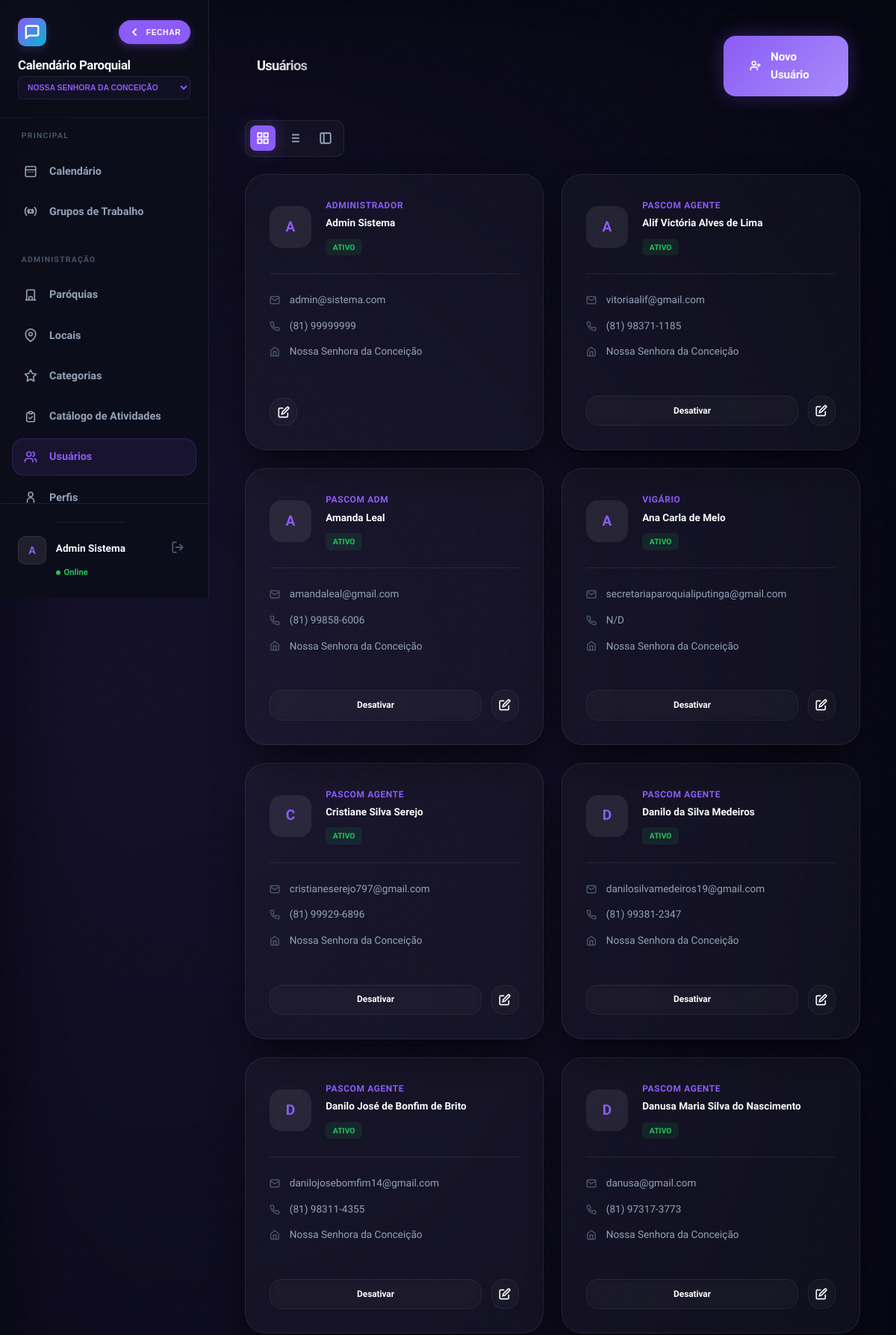
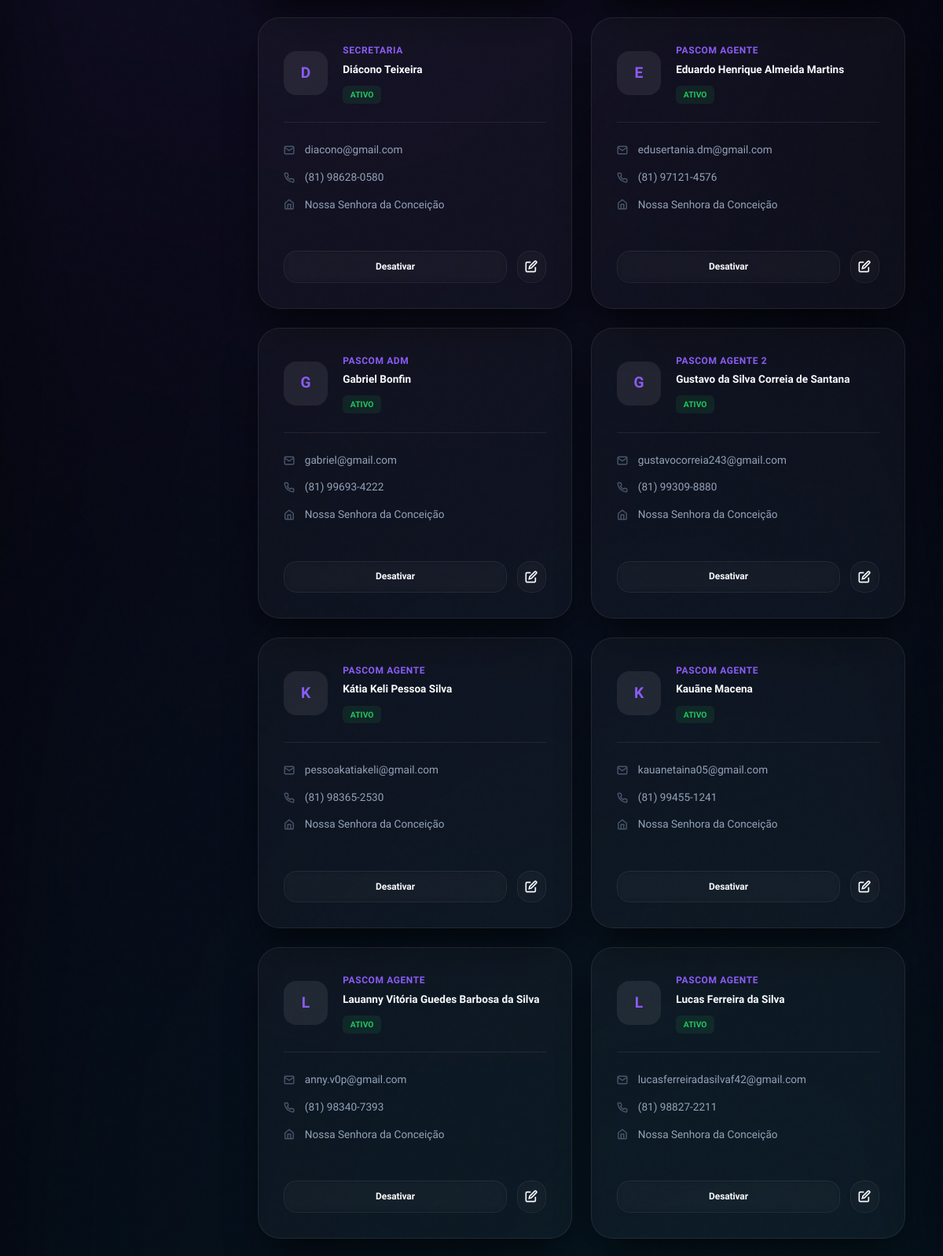
/usuarios.php?error=notfound (signed in, upper part), run on the app's committed database (2 pictures, top to bottom).
### tables this page shows
CREATE TABLE `usuarios` (
  `id` int(10) unsigned NOT NULL AUTO_INCREMENT,
  `nome` varchar(255) NOT NULL,
  `email` varchar(255) NOT NULL,
  `senha` varchar(255) NOT NULL,
  `perfil_id` int(10) unsigned DEFAULT NULL,
  `paroquia_id` int(10) unsigned DEFAULT NULL,
  `sexo` varchar(20) DEFAULT NULL,
  `telefone` varchar(20) DEFAULT NULL,
  `palavra_chave` varchar(255) DEFAULT NULL,
  `ativo` tinyint(1) DEFAULT 1,
  `perm_criar_eventos` tinyint(1) DEFAULT 0,
  `perm_editar_eventos` tinyint(1) DEFAULT 0,
  `perm_excluir_eventos` tinyint(1) DEFAULT 0,
  `perm_ver_restritos` tinyint(1) DEFAULT 0,
  `perm_cadastrar_usuario` tinyint(1) DEFAULT 0,
  `perm_admin_usuarios` tinyint(1) DEFAULT 0,
  `perm_ver_logs` tinyint(1) DEFAULT 0,
  `data_criacao` timestamp NULL DEFAULT current_timestamp(),
  `ultimo_login` timestamp NULL DEFAULT NULL,
  `data_nascimento` date DEFAULT NULL,
  `foto_perfil` varchar(255) DEFAULT NULL,
  `nivel_acesso` int(10) DEFAULT 0,
  `perfil_nome` varchar(50) DEFAULT NULL,
  `perm_ver_calendario` tinyint(1) DEFAULT 1,
  `perm_admin_sistema` tinyint(1) DEFAULT 0,
  `perm_gerenciar_catalogo` tinyint(1) DEFAULT 0,
  `perm_gerenciar_grupos` tinyint(1) DEFAULT 0,
  PRIMARY KEY (`id`),
  UNIQUE KEY `email` (`email`),
  KEY `fk_usuario_perfil` (`perfil_id`),
  KEY `fk_usuario_paroquia` (`paroquia_id`),
  CONSTRAINT `fk_usuario_paroquia` FOREIGN KEY (`paroquia_id`) REFERENCES `paroquias` (`id`) ON DELETE SET NULL,
  CONSTRAINT `fk_usuario_perfil` FOREIGN KEY (`perfil_id`) REFERENCES `perfis` (`id`) ON DELETE SET NULL
);

CREATE TABLE `paroquias` (
  `id` int(10) unsigned NOT NULL AUTO_INCREMENT,
  `nome` varchar(255) NOT NULL,
  `cidade` varchar(100) DEFAULT NULL,
  `estado` char(2) DEFAULT NULL,
  `diocese` varchar(255) DEFAULT NULL,
  `ativo` tinyint(1) DEFAULT 1,
  `data_criacao` timestamp NULL DEFAULT current_timestamp(),
  PRIMARY KEY (`id`)
);

### config.php (called while the page is built, shortened)
<?php
function can(string $permission): bool {
    if (has_level(0) || ($_SESSION['usuario_id'] ?? 0) === 1) {
        return true;
    }
    return isset($_SESSION['perms'][$permission]) && (bool)$_SESSION['perms'][$permission] === true;
}
function has_level(int $min_level): bool {
    return isset($_SESSION['usuario_nivel']) && (int)$_SESSION['usuario_nivel'] <= $min_level;
}
function h(mixed $v): string {
    return htmlspecialchars((string)($v ?? ''), ENT_QUOTES, 'UTF-8');
}
?>

### functions.php (called while the page is built, shortened)
<?php
require_once __DIR__ . '/config.php';
function current_paroquia_id(): int {
    return (int)($_SESSION['paroquia_id'] ?? 0);
}
?>

### usuarios.php (the view, shortened to what this page needs)
<?php
require_once 'functions.php';
$pid = current_paroquia_id();
$can_edit = can('admin_usuarios');
$is_master = has_level(0);
$my_user_id = (int)($_SESSION['usuario_id'] ?? 0);
$my_level = (int)($_SESSION['usuario_nivel'] ?? 99);
$can_manage_users_by_level = $is_master || $my_level <= 3;
$my_group_ids = getUserGroups($conn, $my_user_id, $pid);
$todos_group_id = getDefaultTodosGroupId($conn, $pid);
if ($todos_group_id > 0) {
    $my_group_ids = array_values(array_filter(
        $my_group_ids,
        static fn(int $gid): bool => $gid !== $todos_group_id
    ));
}
$where = [];
$params = [];
$types = "";
if (!$is_master) {
    $where[] = "u.paroquia_id = ?";
    $params[] = $pid;
    $types .= "i";
    $where[] = "(u.id = ? OR (u.id <> 1 AND u.nivel_acesso >= ?))";
    $params[] = $my_user_id;
    $params[] = $my_level;
    $types .= "ii";
    if (!empty($my_group_ids)) {
        $groupPlaceholders = implode(',', array_fill(0, count($my_group_ids), '?'));
        $where[] = "(u.id = ? OR EXISTS (
            SELECT 1
            FROM usuario_grupos ug
            WHERE ug.usuario_id = u.id
              AND ug.paroquia_id = u.paroquia_id
              AND ug.grupo_id IN ($groupPlaceholders)
        ))";
        $params[] = $my_user_id;
        $types .= "i";
        foreach ($my_group_ids as $gid) {
            $params[] = (int)$gid;
            $types .= "i";
        }
    } else {
        $where[] = "u.id = ?";
        $params[] = $my_user_id;
        $types .= "i";
    }
} else {
    $where[] = "u.paroquia_id = ?";
    $params[] = $pid;
    $types .= "i";
}
$sql = "
    SELECT u.*, p.nome as paroquia_nome,
    CASE
        WHEN u.nivel_acesso = 0 THEN 'Master'
        WHEN u.nivel_acesso = 1 THEN 'Administrador'
        WHEN u.nivel_acesso = 2 THEN 'Gerente'
        WHEN u.nivel_acesso = 3 THEN 'Supervisor'
        WHEN u.nivel_acesso = 4 THEN 'Encarregado'
        WHEN u.nivel_acesso = 5 THEN 'Trabalhador'
        WHEN u.nivel_acesso = 6 THEN 'Consultor'
        WHEN u.nivel_acesso = 7 THEN 'Visitante'
        ELSE 'Usuário'
    END as nivel_label
    FROM usuarios u
    LEFT JOIN paroquias p ON u.paroquia_id = p.id
";
if ($where) {
    $sql .= " WHERE " . implode(" AND ", $where);
}
$sql .= " ORDER BY u.nome ASC";
$stmt = $conn->prepare($sql);
if ($params) {
    $stmt->bind_param($types, ...$params);
}
$stmt->execute();
$users = $stmt->get_result();
?>
<!DOCTYPE html>
<html lang="pt-BR">
<head>
    <link rel="stylesheet" href="style.css?v=2.4.5"
        <link rel="stylesheet" href="css/responsive.css?v=2.4.5">
</head>
<body>
    <div class="bg-mesh"></div>
    <div class="app-shell">
        <?php include 'sidebar.php'; ?>
        <main class="main-content">
            <header class="calendar-header animate-in" style="margin-bottom: 2rem; display: flex; align-items: center; padding: 0 1rem;">
                <div style="display: flex; align-items: center; justify-content: space-between; width: 100%; gap: 1rem;">
                    <h1 class="gradient-text" style="font-size: 1.15rem; margin: 0; white-space: nowrap; overflow: hidden; text-overflow: ellipsis;">Usuários</h1>
                </div>
                <?php if ($can_edit && (can('cadastrar_usuario') || can('admin_usuarios'))): ?>
                <a href="register.php" class="btn btn-primary shimmer hide-on-mobile">
                    <svg width="20" height="20" viewBox="0 0 24 24" fill="none" stroke="currentColor" stroke-width="2.5" stroke-linecap="round" stroke-linejoin="round"><path d="M16 21v-2a4 4 0 0 0-4-4H6a4 4 0 0 0-4 4v2"/><circle cx="9" cy="7" r="4"/><line x1="19" x2="19" y1="8" y2="14"/><line x1="16" x2="22" y1="11" y2="11"/></svg>
                    Novo Usuário
                </a>
                <?php endif; ?>
            </header>
            <div class="view-controls animate-in" style="animation-delay: 0.05s;">
                <button onclick="setView('grid')" id="btn-grid" class="view-btn" title="Grelha">
                    <svg width="18" height="18" viewBox="0 0 24 24" fill="none" stroke="currentColor" stroke-width="2.5"><rect x="3" y="3" width="7" height="7"/><rect x="14" y="3" width="7" height="7"/><rect x="14" y="14" width="7" height="7"/><rect x="3" y="14" width="7" height="7"/></svg>
                </button>
                <button onclick="setView('list')" id="btn-list" class="view-btn" title="Lista">
                </button>
                <button onclick="setView('compact')" id="btn-compact" class="view-btn" title="Compacto">
                    <svg width="18" height="18" viewBox="0 0 24 24" fill="none" stroke="currentColor" stroke-width="2.5"><rect x="3" y="3" width="18" height="18" rx="2" ry="2"/><line x1="9" y1="3" x2="9" y2="21"/></svg>
                </button>
            </div>
            <div id="usersContainer" class="user-grid animate-in" style="animation-delay: 0.1s;">
                <?php while ($u = $users->fetch_assoc()): ?>
                <div class="glass user-card">
                    <div class="user-card-header">
                        <div class="user-avatar-lg">
                            <?php if (!empty($u['foto_perfil']) && file_exists(__DIR__ . '/' . $u['foto_perfil'])): ?>
                                <img src="<?= h($u['foto_perfil']) ?>?v=<?= time() ?>" alt="Foto">
                            <?php else: ?>
                                <?= mb_substr($u['nome'], 0, 1) ?>
                            <?php endif; ?>
                        </div>
                        <div class="user-meta">
                            <span class="user-role"><?= h(($u['perfil_nome'] ?? '') !== '' ? $u['perfil_nome'] : $u['nivel_label']) ?></span>
                            <span class="user-name"><?= h($u['nome']) ?></span>
                            <div style="margin-top: 0.4rem;">
                                <span class="status-pill <?= $u['ativo'] ? 'active' : 'inactive' ?>">
                                    <?= $u['ativo'] ? 'Ativo' : 'Inativo' ?>
                                </span>
                            </div>
                        </div>
                    </div>
                    <div class="user-details">
                        <div class="detail-item">
                            <svg width="14" height="14" viewBox="0 0 24 24" fill="none" stroke="currentColor" stroke-width="2.5"><path d="M4 4h16c1.1 0 2 .9 2 2v12c0 1.1-.9 2-2 2H4c-1.1 0-2-.9-2-2V6c0-1.1.9-2 2-2z"/><polyline points="22,6 12,13 2,6"/></svg>
                            <?= h($u['email']) ?>
                        </div>
                        <div class="detail-item">
                            <?= h($u['telefone'] ?: 'N/D') ?>
                        </div>
                        <div class="detail-item">
                            <svg width="14" height="14" viewBox="0 0 24 24" fill="none" stroke="currentColor" stroke-width="2.5"><path d="M3 9l9-7 9 7v11a2 2 0 0 1-2 2H5a2 2 0 0 1-2-2z"/><polyline points="9 22 9 12 15 12 15 22"/></svg>
                            <?= h($u['paroquia_nome'] ?: 'Global / Master') ?>
                        </div>
                    </div>
                    <?php
                        $isSelfCard = (int)$u['id'] === $my_user_id;
                        $canEditThisUser = $isSelfCard || ($can_manage_users_by_level && ((int)$u['nivel_acesso'] > $my_level));
                        $canToggleThisUser = !$isSelfCard && $can_manage_users_by_level && ((int)$u['nivel_acesso'] > $my_level);
                    ?>
                    <?php if ($can_edit && $canEditThisUser): ?>
                    <div class="user-actions">
                        <?php if ($canToggleThisUser): ?>
                        <a href="usuarios.php?toggle_status=<?= $u['id'] ?>" class="btn <?= $u['ativo'] ? 'btn-ghost' : 'btn-primary' ?>" style="flex: 1; font-size: 0.75rem; padding: 0.6rem;">
                            <?= $u['ativo'] ? 'Desativar' : 'Ativar' ?>
                        </a>
                        <?php endif; ?>
                        <a href="editar_usuario.php?id=<?= $u['id'] ?>" class="btn btn-ghost" style="padding: 0.6rem;">
                            <svg width="16" height="16" viewBox="0 0 24 24" fill="none" stroke="currentColor" stroke-width="2.5"><path d="M11 4H4a2 2 0 0 0-2 2v14a2 2 0 0 0 2 2h14a2 2 0 0 0 2-2v-7"/><path d="M18.5 2.5a2.121 2.121 0 0 1 3 3L12 15l-4 1 1-4 9.5-9.5z"/></svg>
                        </a>
                    </div>
                    <?php endif; ?>
                </div>
                <?php endwhile; ?>
            </div>
        </main>
    </div>
</body>
</html>

### style.css (style rules this page uses)
:root { --bg: #05060f; --bg-darker: #020308; --panel: rgba(255, 255, 255, 0.03); --panel-hi: rgba(255, 255, 255, 0.08); --border: rgba(255, 255, 255, 0.08); --border-hi: rgba(255, 255, 255, 0.15); --primary: #8b5cf6; --primary-rgb: 139, 92, 246; --accent: #06b6d4; --accent-rgb: 6, 182, 212; --text: #f8fafc; --text-dim: #94a3b8; --text-ghost: #475569; --sh-lg: 0 25px 50px -12px rgba(0, 0, 0, 0.7); --sh-primary: 0 0 25px rgba(var(--primary-rgb), 0.3); --sh-accent: 0 0 25px rgba(var(--accent-rgb), 0.3); --r-md: 16px; --r-lg: 28px; --anim: 0.4s cubic-bezier(0.16, 1, 0.3, 1); }
*, *::before, *::after { box-sizing: border-box; margin: 0; padding: 0; outline: none; }
.hide-on-mobile { display: flex !important; }
body { font-family: 'Plus Jakarta Sans', 'Outfit', sans-serif; background: var(--bg); color: var(--text); line-height: 1.6; -webkit-font-smoothing: antialiased; min-height: 100vh; overflow-x: hidden; }
.glass { background: var(--panel); backdrop-filter: blur(20px) saturate(180%); -webkit-backdrop-filter: blur(20px) saturate(180%); border: 1px solid var(--border); border-radius: var(--r-lg); box-shadow: var(--sh-lg); }
.bg-mesh { position: fixed; inset: 0; z-index: -2; background: var(--bg); overflow: hidden; }
.bg-mesh::after { content: ''; position: absolute; inset: 0; background: radial-gradient(circle at 15% 20%, rgba(var(--primary-rgb), 0.12) 0%, transparent 40%), radial-gradient(circle at 85% 80%, rgba(var(--accent-rgb), 0.1) 0%, transparent 45%), radial-gradient(circle at 50% 50%, rgba(139, 92, 246, 0.03) 0%, transparent 50%); filter: blur(60px); }
.bg-mesh::before { content: ''; position: absolute; width: 100%; height: 100%; opacity: 0.02; mix-blend-mode: overlay; pointer-events: none; }
.btn { display: inline-flex; align-items: center; justify-content: center; gap: 0.8rem; padding: 1rem 2.2rem; border-radius: var(--r-md); font-weight: 700; border: none; cursor: pointer; transition: all var(--anim); text-decoration: none; font-size: 0.95rem; letter-spacing: -0.01em; }
.btn-primary { background: linear-gradient(135deg, var(--primary), #a78bfa); color: #fff; box-shadow: var(--sh-primary); position: relative; overflow: hidden; }
.btn-primary::before { content: ''; position: absolute; top: 0; left: -100%; width: 100%; height: 100%; background: linear-gradient(90deg, transparent, rgba(255,255,255,0.2), transparent); transition: 0.5s; }
.btn-ghost { background: transparent; color: var(--text); border: 1px solid var(--border); backdrop-filter: blur(5px); }
.animate-in { animation: fluidEntrance 0.8s var(--anim) forwards; }
h1 { font-size: clamp(1.8rem, 6vw, 2.4rem); font-weight: 900; letter-spacing: -0.04em; line-height: 1.1; }
.gradient-text { background: linear-gradient(to right, #fff, rgba(255,255,255,0.7)); -webkit-background-clip: text; background-clip: text; -webkit-text-fill-color: transparent; }
.shimmer { position: relative; overflow: hidden; }
.shimmer::after { content: ''; position: absolute; inset: 0; transform: translateX(-100%); background: linear-gradient(90deg, transparent, rgba(255,255,255,0.1), transparent); animation: shimmer-anim 2.5s infinite; }

### sidebar.php (style rules this page uses)
:root { --sidebar-w: 280px; }
body { font-family: 'Plus Jakarta Sans', 'Outfit', sans-serif; background: var(--bg); color: var(--text); line-height: 1.6; -webkit-font-smoothing: antialiased; min-height: 100vh; overflow-x: hidden !important; width: 100%; touch-action: manipulation; }
.user-details { display: flex; flex-direction: column; }
.user-name { font-size: 0.85rem; font-weight: 700; color: var(--text); }

### data on the page
usuarios: nome "A", perfil_nome "ADMINISTRADOR", nome "Admin Sistema", ativo "ATIVO", email "admin@sistema.com", telefone "(81) 99999999", paroquia.nome "Nossa Senhora da Conceição"
usuarios: nome "A", perfil_nome "PASCOM AGENTE", nome "Alif Victória Alves de Lima", ativo "ATIVO", email "vitoriaalif@gmail.com", telefone "(81) 98371-1185", paroquia.nome "Nossa Senhora da Conceição"
usuarios: nome "A", perfil_nome "PASCOM ADM", nome "Amanda Leal", ativo "ATIVO", email "amandaleal@gmail.com", telefone "(81) 99858-6006", paroquia.nome "Nossa Senhora da Conceição"
usuarios: nome "A", perfil_nome "VIGÁRIO", nome "Ana Carla de Melo", ativo "ATIVO", email "secretariaparoquialiputinga@gmail.com", telefone "N/D", paroquia.nome "Nossa Senhora da Conceição"
usuarios: nome "C", perfil_nome "PASCOM AGENTE", nome "Cristiane Silva Serejo", ativo "ATIVO", email "cristianeserejo797@gmail.com", telefone "(81) 99929-6896", paroquia.nome "Nossa Senhora da Conceição"
usuarios: nome "D", perfil_nome "PASCOM AGENTE", nome "Danilo da Silva Medeiros", ativo "ATIVO", email "danilosilvamedeiros19@gmail.com", telefone "(81) 99381-2347", paroquia.nome "Nossa Senhora da Conceição"
usuarios: nome "D", perfil_nome "PASCOM AGENTE", nome "Danilo José de Bonfim de Brito", ativo "ATIVO", email "danilojosebomfim14@gmail.com", telefone "(81) 98311-4355", paroquia.nome "Nossa Senhora da Conceição"
usuarios: nome "D", perfil_nome "PASCOM AGENTE", nome "Danusa Maria Silva do Nascimento", ativo "ATIVO", email "danusa@gmail.com", telefone "(81) 97317-3773", paroquia.nome "Nossa Senhora da Conceição"
usuarios: nome "D", perfil_nome "SECRETARIA", nome "Diácono Teixeira", ativo "ATIVO", email "diacono@gmail.com", telefone "(81) 98628-0580", paroquia.nome "Nossa Senhora da Conceição"
usuarios: nome "E", perfil_nome "PASCOM AGENTE", nome "Eduardo Henrique Almeida Martins", ativo "ATIVO", email "edusertania.dm@gmail.com", telefone "(81) 97121-4576", paroquia.nome "Nossa Senhora da Conceição"
usuarios: nome "G", perfil_nome "PASCOM ADM", nome "Gabriel Bonfin", ativo "ATIVO", email "gabriel@gmail.com", telefone "(81) 99693-4222", paroquia.nome "Nossa Senhora da Conceição"
usuarios: nome "G", perfil_nome "PASCOM AGENTE 2", nome "Gustavo da Silva Correia de Santana", ativo "ATIVO", email "gustavocorreia243@gmail.com", telefone "(81) 99309-8880", paroquia.nome "Nossa Senhora da Conceição"
usuarios: nome "K", perfil_nome "PASCOM AGENTE", nome "Kátia Keli Pessoa Silva", ativo "ATIVO", email "pessoakatiakeli@gmail.com", telefone "(81) 98365-2530", paroquia.nome "Nossa Senhora da Conceição"
usuarios: nome "K", perfil_nome "PASCOM AGENTE", nome "Kauãne Macena", ativo "ATIVO", email "kauanetaina05@gmail.com", telefone "(81) 99455-1241", paroquia.nome "Nossa Senhora da Conceição"
usuarios: nome "L", perfil_nome "PASCOM AGENTE", nome "Lauanny Vitória Guedes Barbosa da Silva", ativo "ATIVO", email "anny.v0p@gmail.com", telefone "(81) 98340-7393", paroquia.nome "Nossa Senhora da Conceição"
usuarios: nome "L", perfil_nome "PASCOM AGENTE", nome "Lucas Ferreira da Silva", ativo "ATIVO", email "lucasferreiradasilvaf42@gmail.com", telefone "(81) 98827-2211", paroquia.nome "Nossa Senhora da Conceição"

### other printed values
$initials "A"
$nome "Admin Sistema"
form field value "Nossa Senhora da Conceição"
